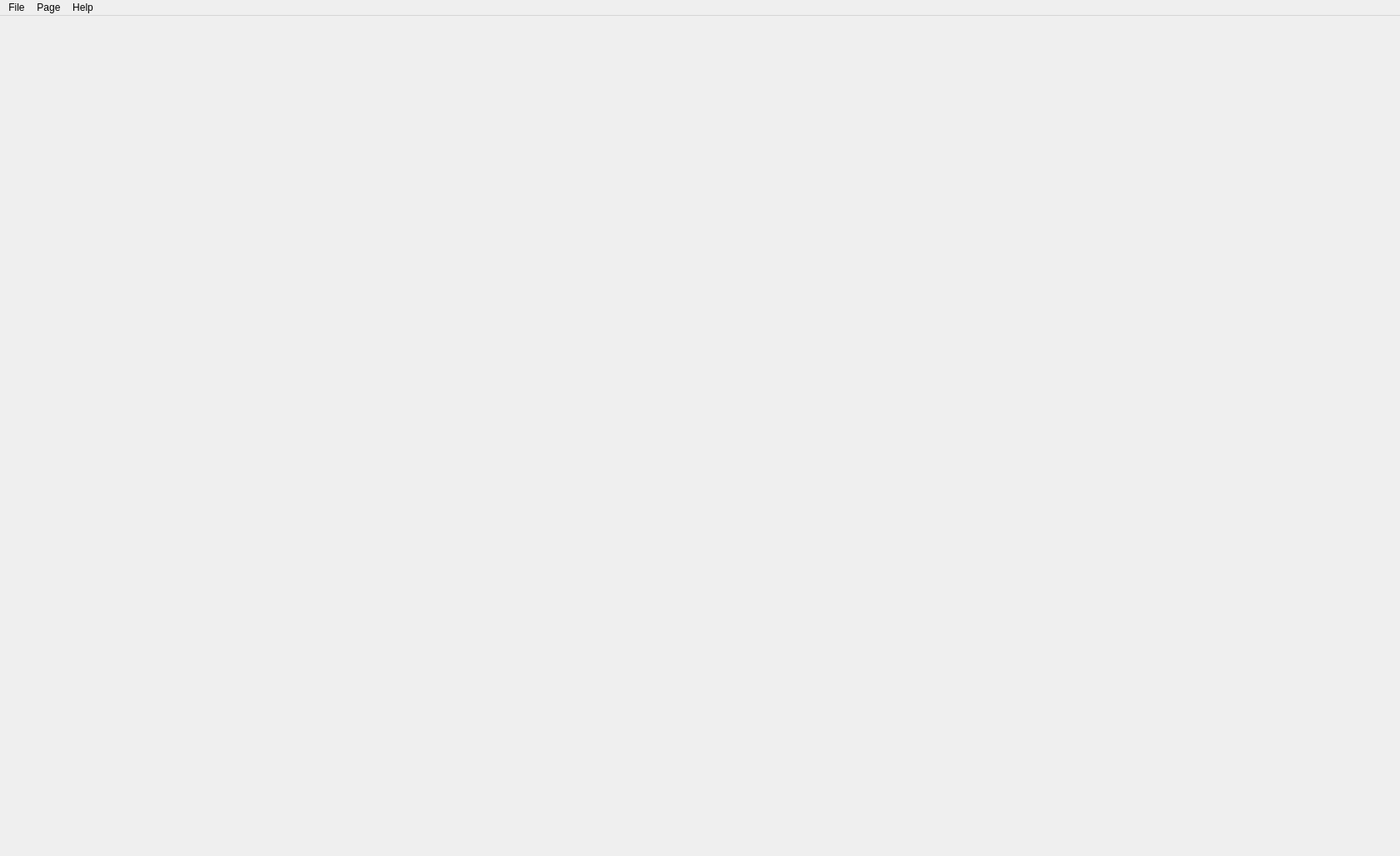
<?xml version="1.0" encoding="UTF-8"?>
<ui version="4.0">
 <author>Melvin Strobl</author>
 <class>MainWindow</class>
 <widget class="QMainWindow" name="MainWindow">
  <property name="geometry">
   <rect>
    <x>0</x>
    <y>0</y>
    <width>1680</width>
    <height>1027</height>
   </rect>
  </property>
  <property name="windowTitle">
   <string>UNote</string>
  </property>
  <property name="toolTipDuration">
   <number>5</number>
  </property>
  <property name="iconSize">
   <size>
    <width>64</width>
    <height>64</height>
   </size>
  </property>
  <widget class="QWidget" name="centralwidget">
   <layout class="QVBoxLayout" name="verticalLayout_6">
    <item>
     <layout class="QGridLayout" name="gridLayout"/>
    </item>
   </layout>
  </widget>
  <widget class="QMenuBar" name="menubar">
   <property name="geometry">
    <rect>
     <x>0</x>
     <y>0</y>
     <width>1680</width>
     <height>21</height>
    </rect>
   </property>
   <widget class="QMenu" name="menuFile">
    <property name="title">
     <string>File</string>
    </property>
    <addaction name="actionNew_PDF"/>
    <addaction name="actionLoad_PDF"/>
    <addaction name="actionSave_PDF"/>
    <addaction name="actionSave_PDF_as"/>
    <addaction name="separator"/>
    <addaction name="actionPreferences"/>
    <addaction name="separator"/>
    <addaction name="actionExit"/>
   </widget>
   <widget class="QMenu" name="menuPage">
    <property name="title">
     <string>Page</string>
    </property>
    <widget class="QMenu" name="menuPageMove">
     <property name="title">
      <string>Move Active</string>
     </property>
     <addaction name="actionPageMoveUp"/>
     <addaction name="actionPageMoveDown"/>
     <addaction name="actionPageMoveTo_Page"/>
    </widget>
    <addaction name="actionPageInsertHere"/>
    <addaction name="actionPageDeleteActive"/>
    <addaction name="menuPageMove"/>
    <addaction name="separator"/>
    <addaction name="actionPageGoto"/>
   </widget>
   <widget class="QMenu" name="menuHelp">
    <property name="title">
     <string>Help</string>
    </property>
    <addaction name="actionHelpCheck_for_Updates"/>
    <addaction name="actionHelpAbout"/>
    <addaction name="separator"/>
    <addaction name="actionHelpDonate"/>
   </widget>
   <addaction name="menuFile"/>
   <addaction name="menuPage"/>
   <addaction name="menuHelp"/>
  </widget>
  <action name="actionExit">
   <property name="checkable">
    <bool>false</bool>
   </property>
   <property name="text">
    <string>Exit</string>
   </property>
   <property name="shortcut">
    <string>Ctrl+Q</string>
   </property>
  </action>
  <action name="actionPreferences">
   <property name="text">
    <string>Preferences</string>
   </property>
   <property name="shortcut">
    <string>Ctrl+P</string>
   </property>
  </action>
  <action name="actionLoad_PDF">
   <property name="text">
    <string>Load PDF</string>
   </property>
   <property name="shortcut">
    <string>Ctrl+O</string>
   </property>
  </action>
  <action name="actionText_Mode">
   <property name="checkable">
    <bool>true</bool>
   </property>
   <property name="text">
    <string>Text Mode</string>
   </property>
   <property name="shortcut">
    <string>Ctrl+T</string>
   </property>
  </action>
  <action name="actionHighlight_Mode">
   <property name="checkable">
    <bool>true</bool>
   </property>
   <property name="text">
    <string>Highlight Mode</string>
   </property>
   <property name="shortcut">
    <string>Ctrl+H</string>
   </property>
  </action>
  <action name="actionSave_PDF">
   <property name="text">
    <string>Save PDF</string>
   </property>
   <property name="shortcut">
    <string>Ctrl+S</string>
   </property>
  </action>
  <action name="actionPageInsertHere">
   <property name="text">
    <string>Insert Here</string>
   </property>
   <property name="shortcut">
    <string>Ctrl+I</string>
   </property>
  </action>
  <action name="actionExtract">
   <property name="text">
    <string>Extract</string>
   </property>
  </action>
  <action name="actionPageDeleteActive">
   <property name="text">
    <string>Delete Active</string>
   </property>
  </action>
  <action name="actionPageMoveUp">
   <property name="text">
    <string>Up</string>
   </property>
  </action>
  <action name="actionPageMoveDown">
   <property name="text">
    <string>Down</string>
   </property>
  </action>
  <action name="actionPageMoveTo_Page">
   <property name="text">
    <string>To Page</string>
   </property>
  </action>
  <action name="actionHelpAbout">
   <property name="text">
    <string>About</string>
   </property>
  </action>
  <action name="actionSave_PDF_as">
   <property name="text">
    <string>Save PDF as</string>
   </property>
   <property name="shortcut">
    <string>Ctrl+Alt+S</string>
   </property>
  </action>
  <action name="actionNew_PDF">
   <property name="text">
    <string>New PDF</string>
   </property>
   <property name="shortcut">
    <string>Ctrl+N</string>
   </property>
  </action>
  <action name="actionPageGoto">
   <property name="text">
    <string>Goto</string>
   </property>
   <property name="shortcut">
    <string>Ctrl+G</string>
   </property>
  </action>
  <action name="actionHelpDonate">
   <property name="text">
    <string>Support the DevOp</string>
   </property>
  </action>
  <action name="actionHelpCheck_for_Updates">
   <property name="text">
    <string>Check for Updates</string>
   </property>
  </action>
 </widget>
 <resources/>
 <connections/>
</ui>
